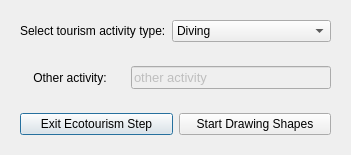
<ui version="4.0" >
 <author>Dane Springmeyer</author>
 <class>SelectEcotourism</class>
 <widget class="QDialog" name="SelectEcotourism" >
  <property name="geometry" >
   <rect>
    <x>0</x>
    <y>0</y>
    <width>281</width>
    <height>152</height>
   </rect>
  </property>
  <property name="windowTitle" >
   <string>OpenOceanMap - Select Ecotourism</string>
  </property>
  <layout class="QVBoxLayout" name="verticalLayout" >
   <item>
    <widget class="QWidget" native="1" name="widget" >
     <layout class="QHBoxLayout" >
      <item>
       <widget class="QLabel" name="fishery_text" >
        <property name="text" >
         <string>Select tourism activity type:</string>
        </property>
       </widget>
      </item>
      <item>
       <widget class="QComboBox" name="comboActivity" >
        <item>
         <property name="text" >
          <string>Diving</string>
         </property>
        </item>
        <item>
         <property name="text" >
          <string>Snorkeling</string>
         </property>
        </item>
        <item>
         <property name="text" >
          <string>Kayaking</string>
         </property>
        </item>
        <item>
         <property name="text" >
          <string>Marine Fauna Watching</string>
         </property>
        </item>
        <item>
         <property name="text" >
          <string>Other</string>
         </property>
        </item>
       </widget>
      </item>
     </layout>
    </widget>
   </item>
   <item>
    <widget class="QWidget" native="1" name="other_wrap" >
     <property name="enabled" >
      <bool>true</bool>
     </property>
     <layout class="QHBoxLayout" name="_2" >
      <item>
       <widget class="QLabel" name="fishery_text_2" >
        <property name="text" >
         <string>    Other activity:</string>
        </property>
       </widget>
      </item>
      <item>
       <widget class="QLineEdit" name="other_line" >
        <property name="enabled" >
         <bool>false</bool>
        </property>
        <property name="minimumSize" >
         <size>
          <width>50</width>
          <height>0</height>
         </size>
        </property>
        <property name="maximumSize" >
         <size>
          <width>200</width>
          <height>16777215</height>
         </size>
        </property>
        <property name="font" >
         <font>
          <pointsize>10</pointsize>
         </font>
        </property>
        <property name="text" >
         <string>other activity</string>
        </property>
       </widget>
      </item>
     </layout>
    </widget>
   </item>
   <item>
    <widget class="QWidget" native="1" name="widget_2" >
     <layout class="QHBoxLayout" >
      <item>
       <widget class="QPushButton" name="pbnFinished" >
        <property name="text" >
         <string>Exit Ecotourism Step</string>
        </property>
       </widget>
      </item>
      <item>
       <widget class="QPushButton" name="pbnStartShapes" >
        <property name="text" >
         <string>Start Drawing Shapes</string>
        </property>
       </widget>
      </item>
     </layout>
    </widget>
   </item>
  </layout>
 </widget>
 <resources/>
 <connections/>
</ui>
